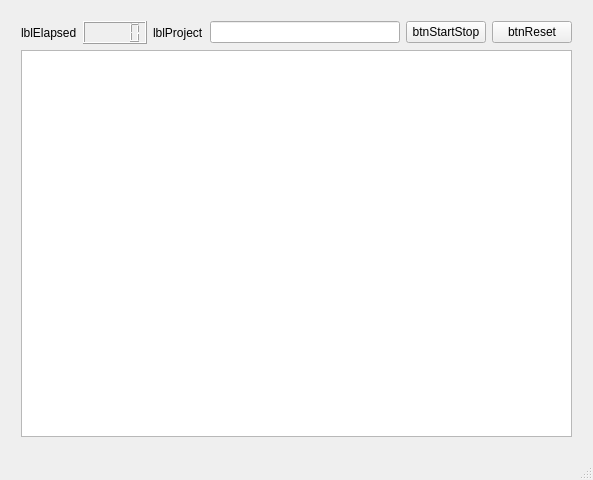
<?xml version="1.0" encoding="UTF-8"?>
<ui version="4.0">
 <class>MainWindow</class>
 <widget class="QMainWindow" name="MainWindow">
  <property name="geometry">
   <rect>
    <x>0</x>
    <y>0</y>
    <width>593</width>
    <height>480</height>
   </rect>
  </property>
  <property name="windowTitle">
   <string>TimeTracker</string>
  </property>
  <widget class="QWidget" name="centralWidget">
   <property name="sizePolicy">
    <sizepolicy hsizetype="Maximum" vsizetype="Maximum">
     <horstretch>0</horstretch>
     <verstretch>0</verstretch>
    </sizepolicy>
   </property>
   <layout class="QGridLayout" name="gridLayout_2">
    <item row="0" column="0">
     <layout class="QGridLayout" name="gridLayout">
      <property name="sizeConstraint">
       <enum>QLayout::SetMaximumSize</enum>
      </property>
      <property name="leftMargin">
       <number>10</number>
      </property>
      <property name="topMargin">
       <number>10</number>
      </property>
      <property name="rightMargin">
       <number>10</number>
      </property>
      <property name="bottomMargin">
       <number>10</number>
      </property>
      <item row="1" column="0" colspan="6">
       <widget class="QTableView" name="tblHistory"/>
      </item>
      <item row="0" column="0">
       <widget class="QLabel" name="lblElapsed">
        <property name="text">
         <string>lblElapsed</string>
        </property>
       </widget>
      </item>
      <item row="0" column="1">
       <widget class="QLCDNumber" name="lcdElapsed"/>
      </item>
      <item row="0" column="4">
       <widget class="QPushButton" name="btnStartStop">
        <property name="text">
         <string>btnStartStop</string>
        </property>
       </widget>
      </item>
      <item row="0" column="5">
       <widget class="QPushButton" name="btnReset">
        <property name="text">
         <string>btnReset</string>
        </property>
       </widget>
      </item>
      <item row="0" column="3">
       <widget class="QLineEdit" name="inputProject"/>
      </item>
      <item row="0" column="2">
       <widget class="QLabel" name="lblProject">
        <property name="text">
         <string>lblProject</string>
        </property>
       </widget>
      </item>
     </layout>
    </item>
   </layout>
  </widget>
  <widget class="QMenuBar" name="topMenu">
   <property name="geometry">
    <rect>
     <x>0</x>
     <y>0</y>
     <width>593</width>
     <height>21</height>
    </rect>
   </property>
  </widget>
  <widget class="QStatusBar" name="statusBar"/>
 </widget>
 <layoutdefault spacing="6" margin="11"/>
 <resources/>
 <connections/>
</ui>
